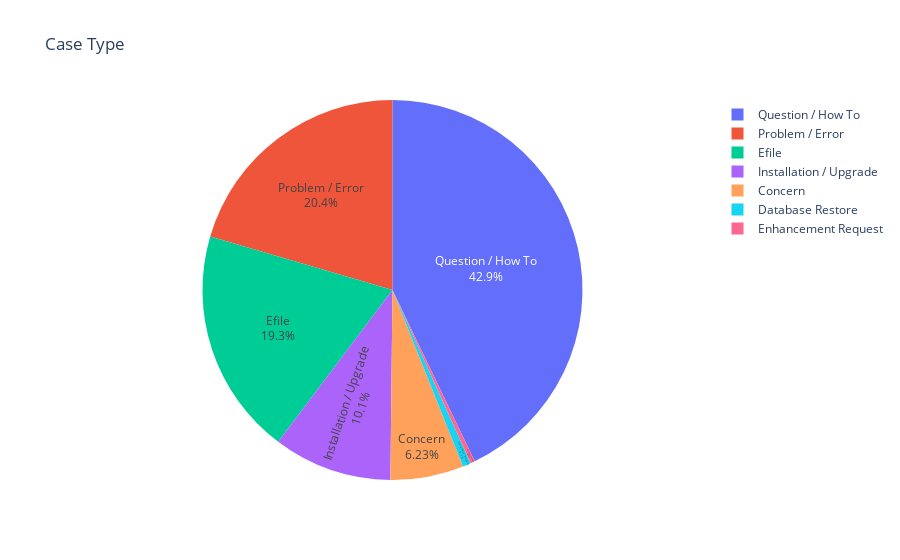

The cell this chart's notebook holds for it:
### Code cell
typecounts = df["Case Type"].value_counts().to_dict()
df1 = pd.DataFrame(list(typecounts.items()), columns=['Case_type', 'Counts'])

fig = px.pie(df1, values='Counts', names='Case_type',
             title='Case Type',labels='Case_type')
fig.update_traces(textposition='inside', textinfo='percent+label')
fig.show()

### Figure 1 — Plotly figure (JSON) as saved in the notebook; plotly's stock layout.template omitted (floating-point values rounded to 4 significant figures)
{"data": [{"domain": {"x": [0, 1], "y": [0, 1]}, "hovertemplate": "Case_type=%{label}<br>Counts=%{value}<extra></extra>", "labels": ["Question / How To", "Problem / Error", "Efile", "Installation / Upgrade", "Concern", "Database Restore", "Enhancement Request"], "legendgroup": "", "name": "", "showlegend": true, "textinfo": "percent+label", "textposition": "inside", "type": "pie", "values": [42671, 20350, 19183, 10050, 6201, 697, 367]}], "layout": {"legend": {"tracegroupgap": 0}, "title": {"text": "Case Type"}}}
